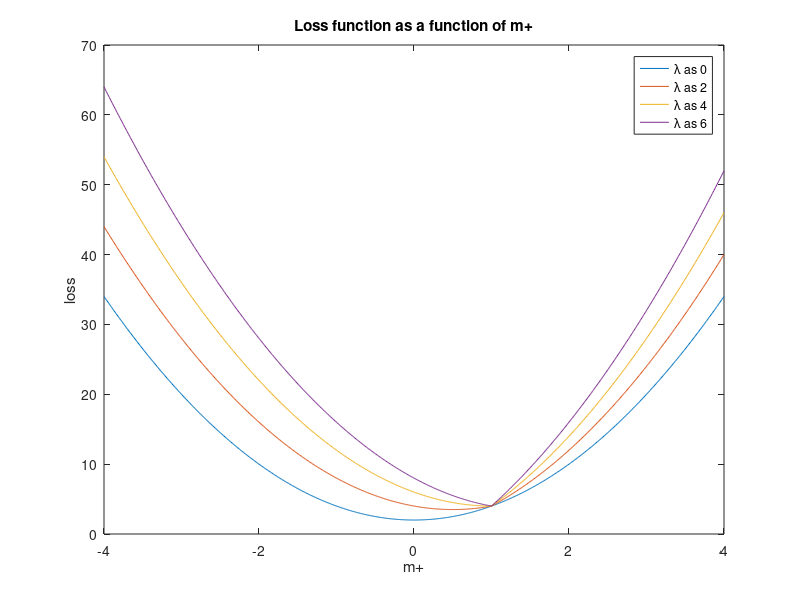

MATLAB code for this plot:
%% Exercise Regularization & Sparsity
% Question 1 (a)
m = -4:0.01:4; % range of m+
l0 = (-1-m).^2 + (1-m).^2 + 0*abs(1-m); % loss function with lambda 0
l2 = (-1-m).^2 + (1-m).^2 + 2*abs(1-m); % loss function with lambda 2
l4 = (-1-m).^2 + (1-m).^2 + 4*abs(1-m); % loss function with lambda 4
l6 = (-1-m).^2 + (1-m).^2 + 6*abs(1-m); % loss function with lambda 6
% plot all the loss function with lamda {0,2,4,6}
figure
plot(m,l0)
hold on
plot(m,l2)
plot(m,l4)
plot(m,l6)
title('Loss function as a function of m+')
xlabel('m+')
ylabel('loss')
legend('\lambda as 0', '\lambda as 2', '\lambda as 4', '\lambda as 6')
hold off
% (b)
% the minimumizer and the minimum values
m0 = min(l0);
m0_er = m(find(l0==m0));
m2 = min(l2);
m2_er = m(find(l2==m2));
m4 = min(l4);
m4_er = m(find(l4==m4));
m6 = min(l6);
m6_er = m(find(l6==m6));

% the point where the derivative equals 0
dx = 1e-3;
xi = -4:dx:4;

yi0 = interp1(m, l0, xi);
dyi0 = [0 diff(yi0)]/dx;
dy0 = interp1(xi, dyi0, m);
min_dy0 = min(abs(dy0(2:801)));
der0_pos1 = find(dy0==min_dy0);
m(der0_pos1)
l0(der0_pos1)

yi2 = interp1(m, l2, xi);
dyi2 = [0 diff(yi2)]/dx;
dy2 = interp1(xi, dyi2, m);
min_dy2 = min(abs(dy2(2:801)));
der2_pos1 = find(dy2==min_dy2);
m(der2_pos1)
l2(der2_pos1)

yi4 = interp1(m, l4, xi);
dyi4 = [0 diff(yi4)]/dx;
dy4 = interp1(xi, dyi4, m);
min_dy4 = min(abs(dy4(2:801)));
der4_pos1 = find(dy4==min_dy4);
m(der4_pos1)
l4(der4_pos1)

yi6 = interp1(m, l6, xi);
dyi6 = [0 diff(yi6)]/dx;
dy6 = interp1(xi, dyi6, m);
min_dy6 = min(abs(dy6(2:801)));
der6_pos1 = find(dy6==min_dy6);

